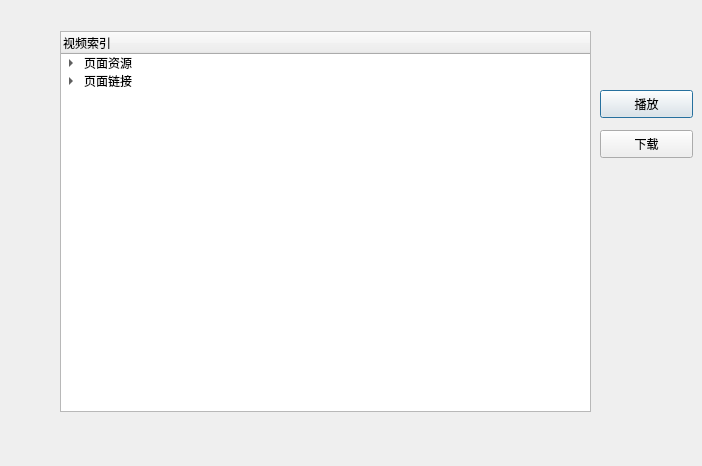
<?xml version="1.0" encoding="UTF-8"?>
<ui version="4.0">
 <class>Dialog</class>
 <widget class="QDialog" name="Dialog">
  <property name="geometry">
   <rect>
    <x>0</x>
    <y>0</y>
    <width>702</width>
    <height>466</height>
   </rect>
  </property>
  <property name="windowTitle">
   <string>视频索引</string>
  </property>
  <widget class="QTreeWidget" name="treeWidget">
   <property name="geometry">
    <rect>
     <x>60</x>
     <y>31</y>
     <width>531</width>
     <height>381</height>
    </rect>
   </property>
   <column>
    <property name="text">
     <string>视频索引</string>
    </property>
   </column>
   <item>
    <property name="text">
     <string>页面资源</string>
    </property>
    <item>
     <property name="text">
      <string>1</string>
     </property>
    </item>
    <item>
     <property name="text">
      <string>2</string>
     </property>
    </item>
   </item>
   <item>
    <property name="text">
     <string>页面链接</string>
    </property>
    <item>
     <property name="text">
      <string>1</string>
     </property>
     <item>
      <property name="text">
       <string>页面资源</string>
      </property>
      <item>
       <property name="text">
        <string>1</string>
       </property>
      </item>
      <item>
       <property name="text">
        <string>2</string>
       </property>
      </item>
      <item>
       <property name="text">
        <string>3</string>
       </property>
      </item>
     </item>
     <item>
      <property name="text">
       <string>页面链接</string>
      </property>
      <item>
       <property name="text">
        <string>1</string>
       </property>
      </item>
     </item>
    </item>
    <item>
     <property name="text">
      <string>2</string>
     </property>
     <item>
      <property name="text">
       <string>页面资源</string>
      </property>
     </item>
     <item>
      <property name="text">
       <string>页面链接</string>
      </property>
     </item>
    </item>
   </item>
  </widget>
  <widget class="QPushButton" name="pushButton">
   <property name="geometry">
    <rect>
     <x>600</x>
     <y>90</y>
     <width>93</width>
     <height>28</height>
    </rect>
   </property>
   <property name="text">
    <string>播放</string>
   </property>
  </widget>
  <widget class="QPushButton" name="pushButton_2">
   <property name="geometry">
    <rect>
     <x>600</x>
     <y>130</y>
     <width>93</width>
     <height>28</height>
    </rect>
   </property>
   <property name="text">
    <string>下载</string>
   </property>
  </widget>
 </widget>
 <resources/>
 <connections/>
</ui>
